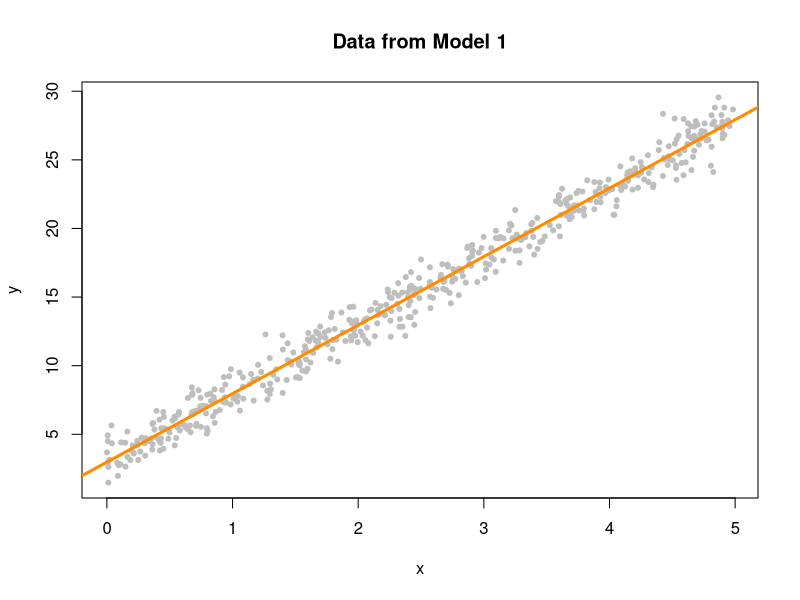
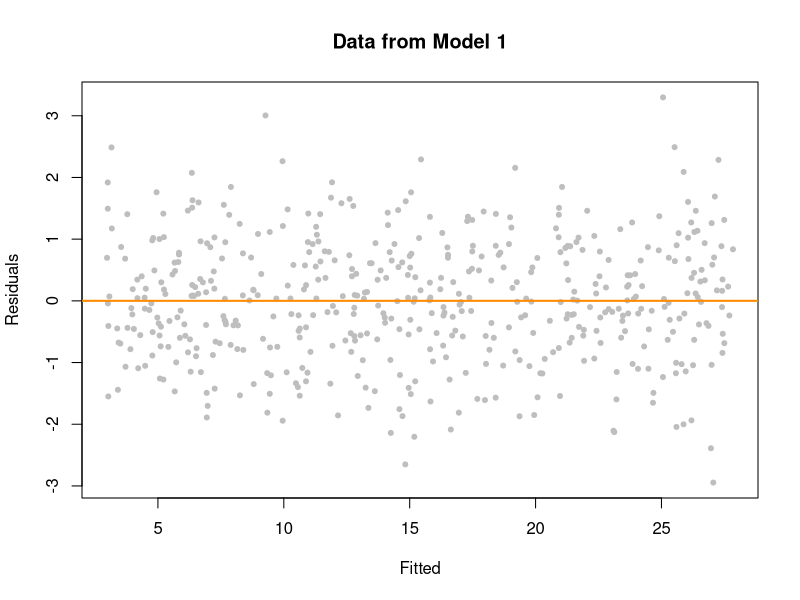
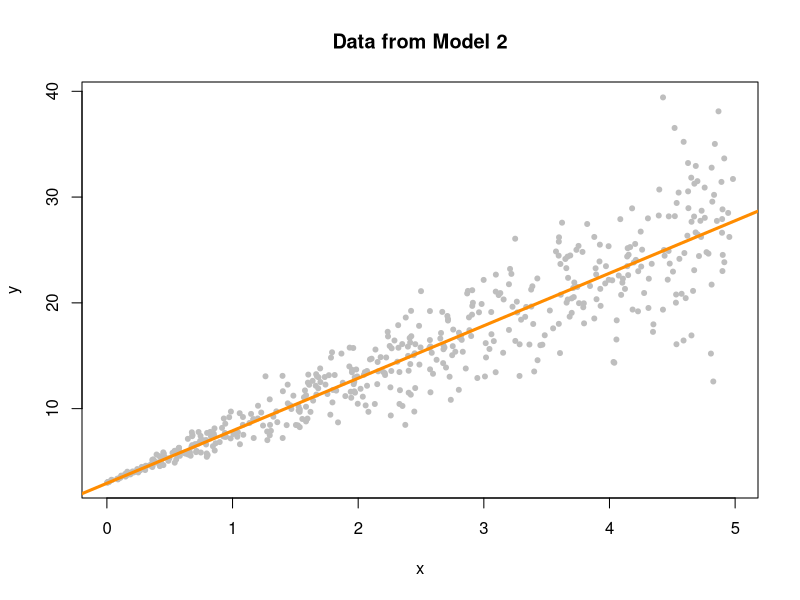
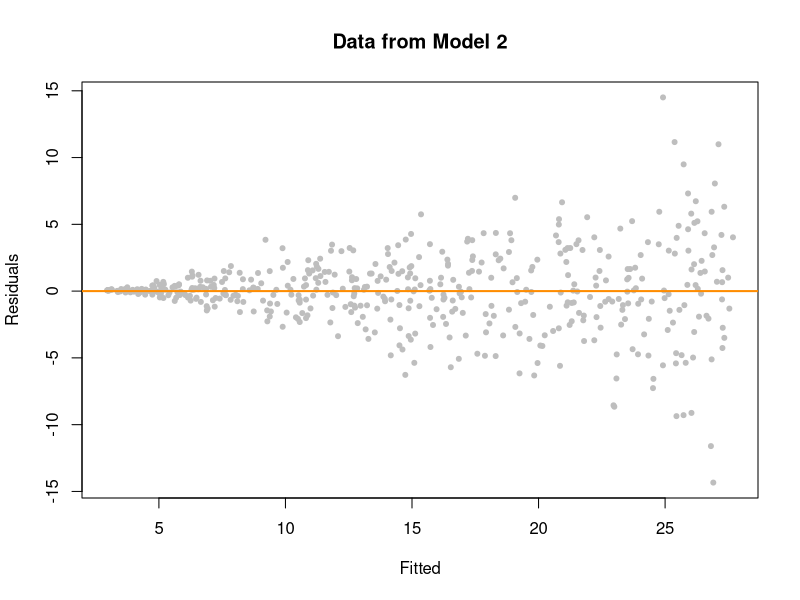
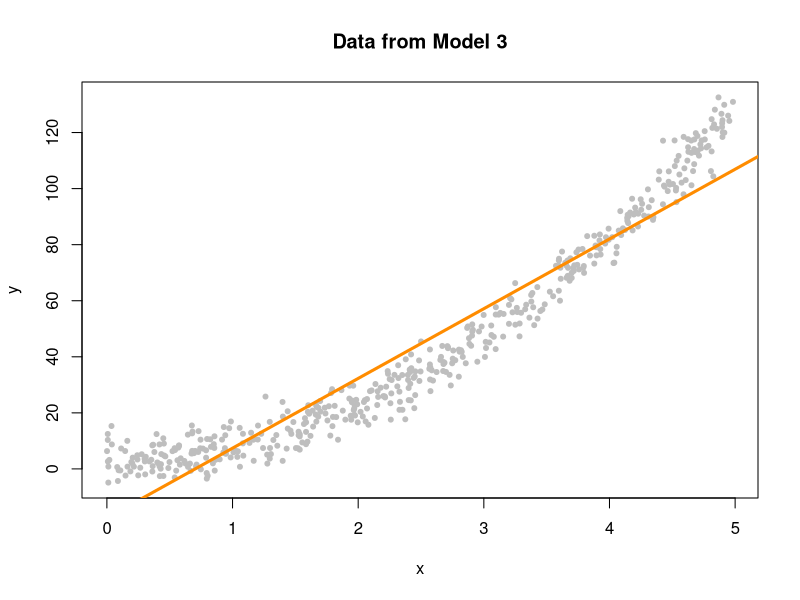
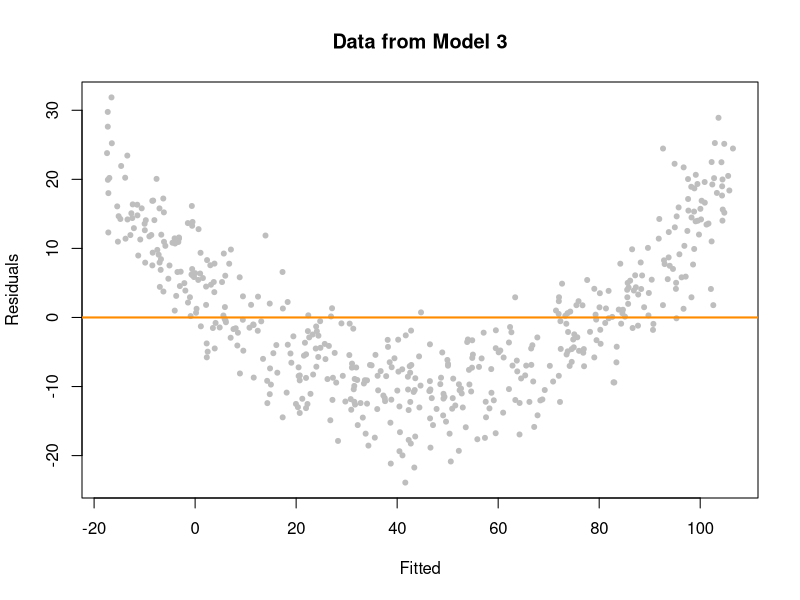
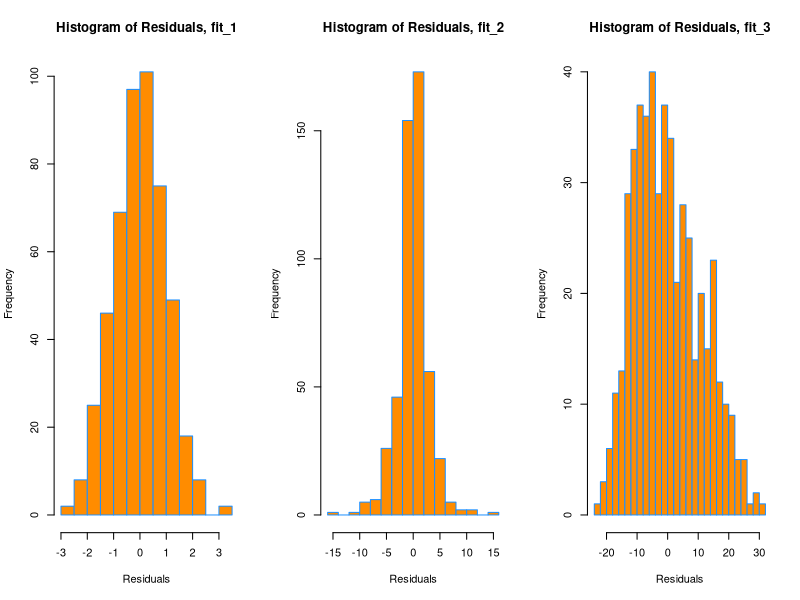
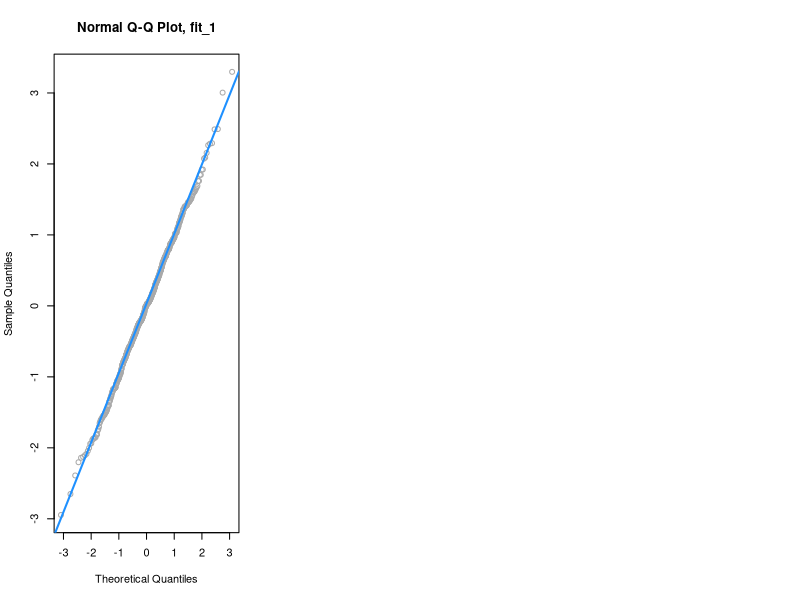

Here is the R script that generated these plots, in order:
sim_1 = function(sample_size = 500) {
  x = runif(n = sample_size) * 5
  y = 3 + 5 * x + rnorm(n = sample_size, mean = 0, sd = 1)
  data.frame(x, y)
}

sim_2 = function(sample_size = 500) {
  x = runif(n = sample_size) * 5
  y = 3 + 5 * x + rnorm(n = sample_size, mean = 0, sd = x)
  data.frame(x, y)
}

sim_3 = function(sample_size = 500) {
  x = runif(n = sample_size) * 5
  y = 3 + 5 * x ^ 2 + rnorm(n = sample_size, mean = 0, sd = 5)
  data.frame(x, y)
}

set.seed(42)
sim_data_1 = sim_1()
head(sim_data_1)

plot(y ~ x, data = sim_data_1, col = "grey", pch = 20,
     main = "Data from Model 1")
fit_1 = lm(y ~ x, data = sim_data_1)
abline(fit_1, col = "darkorange", lwd = 3)

plot(fitted(fit_1), resid(fit_1), col = "grey", pch = 20,
     xlab = "Fitted", ylab = "Residuals", main = "Data from Model 1")
abline(h = 0, col = "darkorange", lwd = 2)


set.seed(42)
sim_data_2 = sim_2()
fit_2 = lm(y ~ x, data = sim_data_2)
plot(y ~ x, data = sim_data_2, col = "grey", pch = 20,
     main = "Data from Model 2")
abline(fit_2, col = "darkorange", lwd = 3)


plot(fitted(fit_2), resid(fit_2), col = "grey", pch = 20,
     xlab = "Fitted", ylab = "Residuals", main = "Data from Model 2")
abline(h = 0, col = "darkorange", lwd = 2)

set.seed(42)
sim_data_3 = sim_3()
fit_3 = lm(y ~ x, data = sim_data_3)
plot(y ~ x, data = sim_data_3, col = "grey", pch = 20,
     main = "Data from Model 3")
abline(fit_3, col = "darkorange", lwd = 3)

plot(fitted(fit_3), resid(fit_3), col = "grey", pch = 20,
     xlab = "Fitted", ylab = "Residuals", main = "Data from Model 3")
abline(h = 0, col = "darkorange", lwd = 2)

library(lmtest)

bptest(fit_1)
bptest(fit_2)
bptest(fit_3)

par(mfrow = c(1, 3))
hist(resid(fit_1),
     xlab   = "Residuals",
     main   = "Histogram of Residuals, fit_1",
     col    = "darkorange",
     border = "dodgerblue",
     breaks = 20)
hist(resid(fit_2),
     xlab   = "Residuals",
     main   = "Histogram of Residuals, fit_2",
     col    = "darkorange",
     border = "dodgerblue",
     breaks = 20)
hist(resid(fit_3),
     xlab   = "Residuals",
     main   = "Histogram of Residuals, fit_3",
     col    = "darkorange",
     border = "dodgerblue",
     breaks = 20)


qqnorm(resid(fit_1), main = "Normal Q-Q Plot, fit_1", col = "darkgrey")
qqline(resid(fit_1), col = "dodgerblue", lwd = 2)


set.seed(42)
shapiro.test(rnorm(25))

shapiro.test(rexp(25))


par(mfrow = c(1, 3))
set.seed(42)
ex_data  = data.frame(x = 1:10,
                      y = 10:1 + rnorm(n = 10))
ex_model = lm(y ~ x, data = ex_data)

# low leverage, large residual, small influence
point_1 = c(5.4, 11)
ex_data_1 = rbind(ex_data, point_1)
model_1 = lm(y ~ x, data = ex_data_1)
plot(y ~ x, data = ex_data_1, cex = 2, pch = 20, col = "grey",
     main = "Low Leverage, Large Residual, Small Influence")
points(x = point_1[1], y = point_1[2], pch = 1, cex = 4, col = "black", lwd = 2)
abline(ex_model, col = "dodgerblue", lwd = 2)
abline(model_1, lty = 2, col = "darkorange", lwd = 2)
legend("bottomleft", c("Original Data", "Added Point"),
       lty = c(1, 2), col = c("dodgerblue", "darkorange"))

# high leverage, small residual, small influence
point_2 = c(18, -5.7)
ex_data_2 = rbind(ex_data, point_2)
model_2 = lm(y ~ x, data = ex_data_2)
plot(y ~ x, data = ex_data_2, cex = 2, pch = 20, col = "grey",
     main = "High Leverage, Small Residual, Small Influence")
points(x = point_2[1], y = point_2[2], pch = 1, cex = 4, col = "black", lwd = 2)
abline(ex_model, col = "dodgerblue", lwd = 2)
abline(model_2, lty = 2, col = "darkorange", lwd = 2)
legend("bottomleft", c("Original Data", "Added Point"),
       lty = c(1, 2), col = c("dodgerblue", "darkorange"))

# high leverage, large residual, large influence
point_3 = c(14, 5.1)
ex_data_3 = rbind(ex_data, point_3)
model_3 = lm(y ~ x, data = ex_data_3)
plot(y ~ x, data = ex_data_3, cex = 2, pch = 20, col = "grey", ylim = c(-3, 12),
     main = "High Leverage, Large Residual, Large Influence")
points(x = point_3[1], y = point_3[2], pch = 1, cex = 4, col = "black", lwd = 2)
abline(ex_model, col = "dodgerblue", lwd = 2)
abline(model_3, lty = 2, col = "darkorange", lwd = 2)
legend("bottomleft", c("Original Data", "Added Point"),
       lty = c(1, 2), col = c("dodgerblue", "darkorange"))

coef(ex_model)[2]
coef(model_1)[2]
coef(model_2)[2]
coef(model_3)[2]

cooks.distance(model_1)[11] > 4 / length(cooks.distance(model_1))
cooks.distance(model_2)[11] > 4 / length(cooks.distance(model_2))
cooks.distance(model_3)[11] > 4 / length(cooks.distance(model_3))

